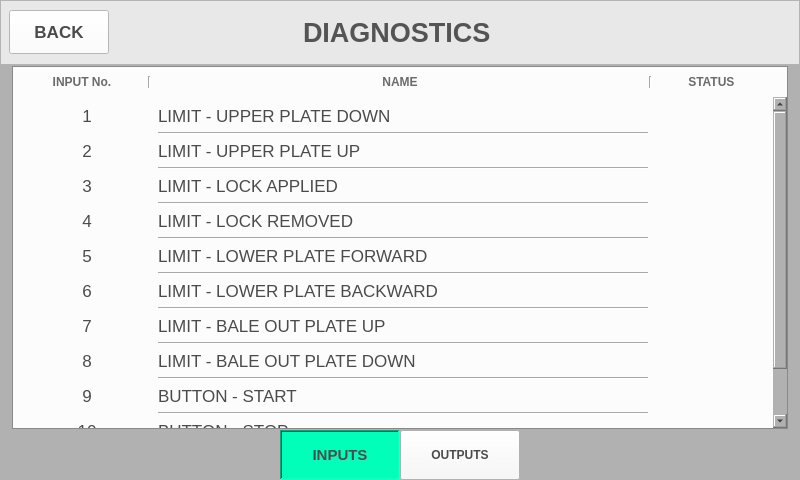
<?xml version="1.0" encoding="UTF-8"?>
<ui version="4.0">
 <class>MainWindow</class>
 <widget class="QMainWindow" name="MainWindow">
  <property name="geometry">
   <rect>
    <x>0</x>
    <y>0</y>
    <width>800</width>
    <height>480</height>
   </rect>
  </property>
  <property name="minimumSize">
   <size>
    <width>800</width>
    <height>480</height>
   </size>
  </property>
  <property name="maximumSize">
   <size>
    <width>800</width>
    <height>480</height>
   </size>
  </property>
  <property name="cursor">
   <cursorShape>BlankCursor</cursorShape>
  </property>
  <property name="windowTitle">
   <string>MainWindow</string>
  </property>
  <property name="styleSheet">
   <string notr="true">background-color: rgb(177, 177, 177);</string>
  </property>
  <widget class="QWidget" name="centralwidget">
   <layout class="QVBoxLayout" name="verticalLayout">
    <property name="spacing">
     <number>1</number>
    </property>
    <property name="leftMargin">
     <number>0</number>
    </property>
    <property name="topMargin">
     <number>0</number>
    </property>
    <property name="rightMargin">
     <number>0</number>
    </property>
    <property name="bottomMargin">
     <number>0</number>
    </property>
    <item>
     <widget class="QFrame" name="top_frame">
      <property name="minimumSize">
       <size>
        <width>0</width>
        <height>65</height>
       </size>
      </property>
      <property name="maximumSize">
       <size>
        <width>16777215</width>
        <height>65</height>
       </size>
      </property>
      <property name="styleSheet">
       <string notr="true">background-color: rgb(232, 232, 232);</string>
      </property>
      <property name="frameShape">
       <enum>QFrame::StyledPanel</enum>
      </property>
      <property name="frameShadow">
       <enum>QFrame::Raised</enum>
      </property>
      <layout class="QHBoxLayout" name="horizontalLayout">
       <property name="spacing">
        <number>194</number>
       </property>
       <property name="leftMargin">
        <number>8</number>
       </property>
       <property name="topMargin">
        <number>0</number>
       </property>
       <property name="rightMargin">
        <number>0</number>
       </property>
       <property name="bottomMargin">
        <number>0</number>
       </property>
       <item>
        <widget class="QPushButton" name="btn_back">
         <property name="minimumSize">
          <size>
           <width>100</width>
           <height>44</height>
          </size>
         </property>
         <property name="maximumSize">
          <size>
           <width>100</width>
           <height>44</height>
          </size>
         </property>
         <property name="font">
          <font>
           <pointsize>13</pointsize>
           <weight>75</weight>
           <bold>true</bold>
          </font>
         </property>
         <property name="styleSheet">
          <string notr="true">QPushButton{
	background-color: rgb(255, 255, 255);
	color: rgb(75, 75, 75);
}

QPushButton:pressed{
	background-color : blue;
}</string>
         </property>
         <property name="text">
          <string>BACK</string>
         </property>
         <property name="icon">
          <iconset>
           <normaloff>../Assets/Icons/back.png</normaloff>../Assets/Icons/back.png</iconset>
         </property>
         <property name="iconSize">
          <size>
           <width>30</width>
           <height>20</height>
          </size>
         </property>
        </widget>
       </item>
       <item>
        <widget class="QLabel" name="label">
         <property name="font">
          <font>
           <pointsize>20</pointsize>
           <weight>75</weight>
           <bold>true</bold>
          </font>
         </property>
         <property name="styleSheet">
          <string notr="true">color: rgb(84, 84, 84);</string>
         </property>
         <property name="text">
          <string>DIAGNOSTICS</string>
         </property>
        </widget>
       </item>
      </layout>
     </widget>
    </item>
    <item>
     <widget class="QFrame" name="midOuter_frame">
      <property name="frameShape">
       <enum>QFrame::NoFrame</enum>
      </property>
      <property name="frameShadow">
       <enum>QFrame::Sunken</enum>
      </property>
      <layout class="QVBoxLayout" name="verticalLayout_2">
       <property name="spacing">
        <number>10</number>
       </property>
       <property name="leftMargin">
        <number>12</number>
       </property>
       <property name="topMargin">
        <number>0</number>
       </property>
       <property name="rightMargin">
        <number>12</number>
       </property>
       <property name="bottomMargin">
        <number>0</number>
       </property>
       <item>
        <widget class="QFrame" name="frame_5">
         <property name="minimumSize">
          <size>
           <width>0</width>
           <height>20</height>
          </size>
         </property>
         <property name="frameShape">
          <enum>QFrame::StyledPanel</enum>
         </property>
         <property name="frameShadow">
          <enum>QFrame::Raised</enum>
         </property>
         <layout class="QVBoxLayout" name="verticalLayout_3">
          <property name="spacing">
           <number>0</number>
          </property>
          <property name="leftMargin">
           <number>0</number>
          </property>
          <property name="topMargin">
           <number>0</number>
          </property>
          <property name="rightMargin">
           <number>0</number>
          </property>
          <property name="bottomMargin">
           <number>0</number>
          </property>
          <item>
           <widget class="QFrame" name="frame">
            <property name="minimumSize">
             <size>
              <width>0</width>
              <height>30</height>
             </size>
            </property>
            <property name="font">
             <font>
              <weight>75</weight>
              <bold>true</bold>
             </font>
            </property>
            <property name="styleSheet">
             <string notr="true">background-color: rgb(252, 252, 252);</string>
            </property>
            <property name="frameShape">
             <enum>QFrame::NoFrame</enum>
            </property>
            <property name="frameShadow">
             <enum>QFrame::Raised</enum>
            </property>
            <layout class="QHBoxLayout" name="horizontalLayout_2">
             <item>
              <widget class="QLabel" name="label_2">
               <property name="maximumSize">
                <size>
                 <width>120</width>
                 <height>16777215</height>
                </size>
               </property>
               <property name="font">
                <font>
                 <weight>75</weight>
                 <bold>true</bold>
                </font>
               </property>
               <property name="styleSheet">
                <string notr="true">color: rgb(107, 107, 107);</string>
               </property>
               <property name="text">
                <string>INPUT No.</string>
               </property>
               <property name="alignment">
                <set>Qt::AlignCenter</set>
               </property>
              </widget>
             </item>
             <item>
              <widget class="Line" name="line">
               <property name="orientation">
                <enum>Qt::Vertical</enum>
               </property>
              </widget>
             </item>
             <item>
              <widget class="QLabel" name="label_3">
               <property name="font">
                <font>
                 <weight>75</weight>
                 <bold>true</bold>
                </font>
               </property>
               <property name="styleSheet">
                <string notr="true">color: rgb(107, 107, 107);</string>
               </property>
               <property name="text">
                <string>NAME</string>
               </property>
               <property name="alignment">
                <set>Qt::AlignCenter</set>
               </property>
              </widget>
             </item>
             <item>
              <widget class="Line" name="line_2">
               <property name="orientation">
                <enum>Qt::Vertical</enum>
               </property>
              </widget>
             </item>
             <item>
              <widget class="QLabel" name="label_4">
               <property name="maximumSize">
                <size>
                 <width>120</width>
                 <height>16777215</height>
                </size>
               </property>
               <property name="font">
                <font>
                 <weight>75</weight>
                 <bold>true</bold>
                </font>
               </property>
               <property name="styleSheet">
                <string notr="true">color: rgb(107, 107, 107);</string>
               </property>
               <property name="text">
                <string>STATUS    </string>
               </property>
               <property name="alignment">
                <set>Qt::AlignCenter</set>
               </property>
              </widget>
             </item>
            </layout>
           </widget>
          </item>
          <item>
           <widget class="QScrollArea" name="scrollArea">
            <property name="font">
             <font>
              <pointsize>13</pointsize>
             </font>
            </property>
            <property name="styleSheet">
             <string notr="true">background-color: rgb(252, 252, 252);</string>
            </property>
            <property name="frameShape">
             <enum>QFrame::NoFrame</enum>
            </property>
            <property name="verticalScrollBarPolicy">
             <enum>Qt::ScrollBarAlwaysOn</enum>
            </property>
            <property name="sizeAdjustPolicy">
             <enum>QAbstractScrollArea::AdjustToContents</enum>
            </property>
            <property name="widgetResizable">
             <bool>true</bool>
            </property>
            <widget class="QWidget" name="scrollAreaWidgetContents">
             <property name="geometry">
              <rect>
               <x>0</x>
               <y>0</y>
               <width>760</width>
               <height>443</height>
              </rect>
             </property>
             <layout class="QGridLayout" name="gridLayout">
              <item row="16" column="1">
               <widget class="QLabel" name="label_28">
                <property name="font">
                 <font>
                  <pointsize>13</pointsize>
                 </font>
                </property>
                <property name="styleSheet">
                 <string notr="true">color: rgb(75, 75, 75);</string>
                </property>
                <property name="text">
                 <string>BUTTON - START</string>
                </property>
               </widget>
              </item>
              <item row="14" column="0">
               <widget class="QLabel" name="label_27">
                <property name="font">
                 <font>
                  <pointsize>13</pointsize>
                 </font>
                </property>
                <property name="styleSheet">
                 <string notr="true">color: rgb(75, 75, 75);</string>
                </property>
                <property name="text">
                 <string>8</string>
                </property>
                <property name="alignment">
                 <set>Qt::AlignCenter</set>
                </property>
               </widget>
              </item>
              <item row="20" column="1">
               <widget class="QLabel" name="label_30">
                <property name="font">
                 <font>
                  <pointsize>13</pointsize>
                 </font>
                </property>
                <property name="styleSheet">
                 <string notr="true">color: rgb(75, 75, 75);</string>
                </property>
                <property name="text">
                 <string>BUTTON - BALE OUT PLATE DOWN</string>
                </property>
               </widget>
              </item>
              <item row="0" column="1">
               <widget class="QLabel" name="label_6">
                <property name="font">
                 <font>
                  <pointsize>13</pointsize>
                 </font>
                </property>
                <property name="styleSheet">
                 <string notr="true">color: rgb(75, 75, 75);</string>
                </property>
                <property name="text">
                 <string>LIMIT - UPPER PLATE DOWN</string>
                </property>
                <property name="alignment">
                 <set>Qt::AlignLeading|Qt::AlignLeft|Qt::AlignVCenter</set>
                </property>
               </widget>
              </item>
              <item row="10" column="1">
               <widget class="QLabel" name="label_20">
                <property name="font">
                 <font>
                  <pointsize>13</pointsize>
                 </font>
                </property>
                <property name="styleSheet">
                 <string notr="true">color: rgb(75, 75, 75);</string>
                </property>
                <property name="text">
                 <string>LIMIT - LOWER PLATE BACKWARD</string>
                </property>
               </widget>
              </item>
              <item row="6" column="2">
               <widget class="QLabel" name="inputIcon_4">
                <property name="text">
                 <string/>
                </property>
                <property name="pixmap">
                 <pixmap>../Assets/Icons/NoSignal.png</pixmap>
                </property>
                <property name="alignment">
                 <set>Qt::AlignCenter</set>
                </property>
               </widget>
              </item>
              <item row="5" column="1">
               <widget class="Line" name="line_5">
                <property name="orientation">
                 <enum>Qt::Horizontal</enum>
                </property>
               </widget>
              </item>
              <item row="4" column="1">
               <widget class="QLabel" name="label_11">
                <property name="font">
                 <font>
                  <pointsize>13</pointsize>
                 </font>
                </property>
                <property name="styleSheet">
                 <string notr="true">color: rgb(75, 75, 75);</string>
                </property>
                <property name="text">
                 <string>LIMIT - LOCK APPLIED</string>
                </property>
               </widget>
              </item>
              <item row="9" column="1">
               <widget class="Line" name="line_8">
                <property name="orientation">
                 <enum>Qt::Horizontal</enum>
                </property>
               </widget>
              </item>
              <item row="2" column="1">
               <widget class="QLabel" name="label_8">
                <property name="font">
                 <font>
                  <pointsize>13</pointsize>
                 </font>
                </property>
                <property name="styleSheet">
                 <string notr="true">color: rgb(75, 75, 75);</string>
                </property>
                <property name="text">
                 <string>LIMIT - UPPER PLATE UP</string>
                </property>
               </widget>
              </item>
              <item row="12" column="0">
               <widget class="QLabel" name="label_24">
                <property name="font">
                 <font>
                  <pointsize>13</pointsize>
                 </font>
                </property>
                <property name="styleSheet">
                 <string notr="true">color: rgb(75, 75, 75);</string>
                </property>
                <property name="text">
                 <string>7</string>
                </property>
                <property name="alignment">
                 <set>Qt::AlignCenter</set>
                </property>
               </widget>
              </item>
              <item row="12" column="2">
               <widget class="QLabel" name="inputIcon_7">
                <property name="text">
                 <string/>
                </property>
                <property name="pixmap">
                 <pixmap>../Assets/Icons/InputBtnPressed.png</pixmap>
                </property>
                <property name="alignment">
                 <set>Qt::AlignCenter</set>
                </property>
               </widget>
              </item>
              <item row="0" column="0">
               <widget class="QLabel" name="label_5">
                <property name="maximumSize">
                 <size>
                  <width>130</width>
                  <height>16777215</height>
                 </size>
                </property>
                <property name="font">
                 <font>
                  <pointsize>13</pointsize>
                 </font>
                </property>
                <property name="styleSheet">
                 <string notr="true">color: rgb(75, 75, 75);</string>
                </property>
                <property name="text">
                 <string>1</string>
                </property>
                <property name="alignment">
                 <set>Qt::AlignCenter</set>
                </property>
               </widget>
              </item>
              <item row="1" column="1">
               <widget class="Line" name="line_3">
                <property name="orientation">
                 <enum>Qt::Horizontal</enum>
                </property>
               </widget>
              </item>
              <item row="8" column="0">
               <widget class="QLabel" name="label_18">
                <property name="font">
                 <font>
                  <pointsize>13</pointsize>
                 </font>
                </property>
                <property name="styleSheet">
                 <string notr="true">color: rgb(75, 75, 75);</string>
                </property>
                <property name="text">
                 <string>5</string>
                </property>
                <property name="alignment">
                 <set>Qt::AlignCenter</set>
                </property>
               </widget>
              </item>
              <item row="2" column="2">
               <widget class="QLabel" name="inputIcon_2">
                <property name="minimumSize">
                 <size>
                  <width>110</width>
                  <height>0</height>
                 </size>
                </property>
                <property name="maximumSize">
                 <size>
                  <width>110</width>
                  <height>16777215</height>
                 </size>
                </property>
                <property name="text">
                 <string/>
                </property>
                <property name="pixmap">
                 <pixmap>../Assets/Icons/InputBtnPressed.png</pixmap>
                </property>
                <property name="alignment">
                 <set>Qt::AlignCenter</set>
                </property>
               </widget>
              </item>
              <item row="10" column="2">
               <widget class="QLabel" name="inputIcon_6">
                <property name="text">
                 <string/>
                </property>
                <property name="pixmap">
                 <pixmap>../Assets/Icons/NoSignal.png</pixmap>
                </property>
                <property name="alignment">
                 <set>Qt::AlignCenter</set>
                </property>
               </widget>
              </item>
              <item row="12" column="1">
               <widget class="QLabel" name="label_23">
                <property name="font">
                 <font>
                  <pointsize>13</pointsize>
                 </font>
                </property>
                <property name="styleSheet">
                 <string notr="true">color: rgb(75, 75, 75);</string>
                </property>
                <property name="text">
                 <string>LIMIT - BALE OUT PLATE UP</string>
                </property>
               </widget>
              </item>
              <item row="6" column="0">
               <widget class="QLabel" name="label_15">
                <property name="font">
                 <font>
                  <pointsize>13</pointsize>
                 </font>
                </property>
                <property name="styleSheet">
                 <string notr="true">color: rgb(75, 75, 75);</string>
                </property>
                <property name="text">
                 <string>4</string>
                </property>
                <property name="alignment">
                 <set>Qt::AlignCenter</set>
                </property>
               </widget>
              </item>
              <item row="6" column="1">
               <widget class="QLabel" name="label_14">
                <property name="font">
                 <font>
                  <pointsize>13</pointsize>
                 </font>
                </property>
                <property name="styleSheet">
                 <string notr="true">color: rgb(75, 75, 75);</string>
                </property>
                <property name="text">
                 <string>LIMIT - LOCK REMOVED</string>
                </property>
               </widget>
              </item>
              <item row="4" column="2">
               <widget class="QLabel" name="inputIcon_3">
                <property name="text">
                 <string/>
                </property>
                <property name="pixmap">
                 <pixmap>../Assets/Icons/InputBtnPressed.png</pixmap>
                </property>
                <property name="alignment">
                 <set>Qt::AlignCenter</set>
                </property>
               </widget>
              </item>
              <item row="13" column="1">
               <widget class="Line" name="line_10">
                <property name="orientation">
                 <enum>Qt::Horizontal</enum>
                </property>
               </widget>
              </item>
              <item row="19" column="1">
               <widget class="Line" name="line_12">
                <property name="orientation">
                 <enum>Qt::Horizontal</enum>
                </property>
               </widget>
              </item>
              <item row="7" column="1">
               <widget class="Line" name="line_6">
                <property name="orientation">
                 <enum>Qt::Horizontal</enum>
                </property>
               </widget>
              </item>
              <item row="10" column="0">
               <widget class="QLabel" name="label_21">
                <property name="font">
                 <font>
                  <pointsize>13</pointsize>
                 </font>
                </property>
                <property name="styleSheet">
                 <string notr="true">color: rgb(75, 75, 75);</string>
                </property>
                <property name="text">
                 <string>6</string>
                </property>
                <property name="alignment">
                 <set>Qt::AlignCenter</set>
                </property>
               </widget>
              </item>
              <item row="4" column="0">
               <widget class="QLabel" name="label_12">
                <property name="font">
                 <font>
                  <pointsize>13</pointsize>
                 </font>
                </property>
                <property name="styleSheet">
                 <string notr="true">color: rgb(75, 75, 75);</string>
                </property>
                <property name="text">
                 <string>3</string>
                </property>
                <property name="alignment">
                 <set>Qt::AlignCenter</set>
                </property>
               </widget>
              </item>
              <item row="8" column="2">
               <widget class="QLabel" name="inputIcon_5">
                <property name="text">
                 <string/>
                </property>
                <property name="pixmap">
                 <pixmap>../Assets/Icons/InputBtnPressed.png</pixmap>
                </property>
                <property name="alignment">
                 <set>Qt::AlignCenter</set>
                </property>
               </widget>
              </item>
              <item row="3" column="1">
               <widget class="Line" name="line_4">
                <property name="orientation">
                 <enum>Qt::Horizontal</enum>
                </property>
               </widget>
              </item>
              <item row="14" column="1">
               <widget class="QLabel" name="label_26">
                <property name="font">
                 <font>
                  <pointsize>13</pointsize>
                 </font>
                </property>
                <property name="styleSheet">
                 <string notr="true">color: rgb(75, 75, 75);</string>
                </property>
                <property name="text">
                 <string>LIMIT - BALE OUT PLATE DOWN</string>
                </property>
               </widget>
              </item>
              <item row="16" column="0">
               <widget class="QLabel" name="label_31">
                <property name="font">
                 <font>
                  <pointsize>13</pointsize>
                 </font>
                </property>
                <property name="styleSheet">
                 <string notr="true">color: rgb(75, 75, 75);</string>
                </property>
                <property name="text">
                 <string>9</string>
                </property>
                <property name="alignment">
                 <set>Qt::AlignCenter</set>
                </property>
               </widget>
              </item>
              <item row="17" column="1">
               <widget class="Line" name="line_11">
                <property name="orientation">
                 <enum>Qt::Horizontal</enum>
                </property>
               </widget>
              </item>
              <item row="2" column="0">
               <widget class="QLabel" name="label_9">
                <property name="font">
                 <font>
                  <pointsize>13</pointsize>
                 </font>
                </property>
                <property name="styleSheet">
                 <string notr="true">color: rgb(75, 75, 75);</string>
                </property>
                <property name="text">
                 <string>2</string>
                </property>
                <property name="alignment">
                 <set>Qt::AlignCenter</set>
                </property>
               </widget>
              </item>
              <item row="11" column="1">
               <widget class="Line" name="line_9">
                <property name="orientation">
                 <enum>Qt::Horizontal</enum>
                </property>
               </widget>
              </item>
              <item row="8" column="1">
               <widget class="QLabel" name="label_17">
                <property name="font">
                 <font>
                  <pointsize>13</pointsize>
                 </font>
                </property>
                <property name="styleSheet">
                 <string notr="true">color: rgb(75, 75, 75);</string>
                </property>
                <property name="text">
                 <string>LIMIT - LOWER PLATE FORWARD</string>
                </property>
               </widget>
              </item>
              <item row="18" column="0">
               <widget class="QLabel" name="label_32">
                <property name="font">
                 <font>
                  <pointsize>13</pointsize>
                 </font>
                </property>
                <property name="styleSheet">
                 <string notr="true">color: rgb(75, 75, 75);</string>
                </property>
                <property name="text">
                 <string>10</string>
                </property>
                <property name="alignment">
                 <set>Qt::AlignCenter</set>
                </property>
               </widget>
              </item>
              <item row="15" column="1">
               <widget class="Line" name="line_7">
                <property name="orientation">
                 <enum>Qt::Horizontal</enum>
                </property>
               </widget>
              </item>
              <item row="18" column="1">
               <widget class="QLabel" name="label_29">
                <property name="font">
                 <font>
                  <pointsize>13</pointsize>
                 </font>
                </property>
                <property name="styleSheet">
                 <string notr="true">color: rgb(75, 75, 75);</string>
                </property>
                <property name="text">
                 <string>BUTTON - STOP</string>
                </property>
               </widget>
              </item>
              <item row="20" column="0">
               <widget class="QLabel" name="label_33">
                <property name="font">
                 <font>
                  <pointsize>13</pointsize>
                 </font>
                </property>
                <property name="styleSheet">
                 <string notr="true">color: rgb(75, 75, 75);</string>
                </property>
                <property name="text">
                 <string>11</string>
                </property>
                <property name="alignment">
                 <set>Qt::AlignCenter</set>
                </property>
               </widget>
              </item>
              <item row="0" column="2">
               <widget class="QLabel" name="inputIcon_1">
                <property name="text">
                 <string/>
                </property>
                <property name="pixmap">
                 <pixmap>../Assets/Icons/NoSignal.png</pixmap>
                </property>
                <property name="alignment">
                 <set>Qt::AlignCenter</set>
                </property>
               </widget>
              </item>
              <item row="14" column="2">
               <widget class="QLabel" name="inputIcon_8">
                <property name="text">
                 <string/>
                </property>
                <property name="pixmap">
                 <pixmap>../Assets/Icons/InputBtnPressed.png</pixmap>
                </property>
                <property name="alignment">
                 <set>Qt::AlignCenter</set>
                </property>
               </widget>
              </item>
              <item row="16" column="2">
               <widget class="QLabel" name="inputIcon_9">
                <property name="text">
                 <string/>
                </property>
                <property name="pixmap">
                 <pixmap>../Assets/Icons/NoSignal.png</pixmap>
                </property>
                <property name="alignment">
                 <set>Qt::AlignCenter</set>
                </property>
               </widget>
              </item>
              <item row="18" column="2">
               <widget class="QLabel" name="inputIcon_10">
                <property name="text">
                 <string/>
                </property>
                <property name="pixmap">
                 <pixmap>../Assets/Icons/NoSignal.png</pixmap>
                </property>
                <property name="alignment">
                 <set>Qt::AlignCenter</set>
                </property>
               </widget>
              </item>
              <item row="20" column="2">
               <widget class="QLabel" name="inputIcon_11">
                <property name="text">
                 <string/>
                </property>
                <property name="pixmap">
                 <pixmap>../Assets/Icons/InputBtnPressed.png</pixmap>
                </property>
                <property name="alignment">
                 <set>Qt::AlignCenter</set>
                </property>
               </widget>
              </item>
             </layout>
            </widget>
           </widget>
          </item>
         </layout>
        </widget>
       </item>
      </layout>
     </widget>
    </item>
    <item>
     <widget class="QFrame" name="frame_2">
      <property name="minimumSize">
       <size>
        <width>0</width>
        <height>50</height>
       </size>
      </property>
      <property name="maximumSize">
       <size>
        <width>16777215</width>
        <height>60</height>
       </size>
      </property>
      <property name="frameShape">
       <enum>QFrame::NoFrame</enum>
      </property>
      <property name="frameShadow">
       <enum>QFrame::Raised</enum>
      </property>
      <layout class="QHBoxLayout" name="horizontalLayout_3">
       <property name="spacing">
        <number>0</number>
       </property>
       <property name="leftMargin">
        <number>0</number>
       </property>
       <property name="topMargin">
        <number>0</number>
       </property>
       <property name="rightMargin">
        <number>0</number>
       </property>
       <property name="bottomMargin">
        <number>0</number>
       </property>
       <item>
        <widget class="QFrame" name="frame_4">
         <property name="layoutDirection">
          <enum>Qt::RightToLeft</enum>
         </property>
         <property name="frameShape">
          <enum>QFrame::NoFrame</enum>
         </property>
         <property name="frameShadow">
          <enum>QFrame::Raised</enum>
         </property>
         <layout class="QGridLayout" name="gridLayout_2">
          <property name="leftMargin">
           <number>0</number>
          </property>
          <property name="topMargin">
           <number>0</number>
          </property>
          <property name="rightMargin">
           <number>0</number>
          </property>
          <property name="bottomMargin">
           <number>0</number>
          </property>
          <property name="spacing">
           <number>0</number>
          </property>
          <item row="0" column="0">
           <widget class="QLabel" name="label_38">
            <property name="minimumSize">
             <size>
              <width>0</width>
              <height>0</height>
             </size>
            </property>
            <property name="maximumSize">
             <size>
              <width>120</width>
              <height>16777215</height>
             </size>
            </property>
            <property name="font">
             <font>
              <pointsize>11</pointsize>
              <weight>75</weight>
              <bold>true</bold>
             </font>
            </property>
            <property name="styleSheet">
             <string notr="true">background-color: rgb(1, 255, 186);
color: rgb(75, 75, 75);</string>
            </property>
            <property name="frameShape">
             <enum>QFrame::WinPanel</enum>
            </property>
            <property name="frameShadow">
             <enum>QFrame::Sunken</enum>
            </property>
            <property name="text">
             <string>INPUTS</string>
            </property>
            <property name="alignment">
             <set>Qt::AlignCenter</set>
            </property>
           </widget>
          </item>
          <item row="0" column="1">
           <widget class="QLabel" name="label_39">
            <property name="text">
             <string/>
            </property>
           </widget>
          </item>
         </layout>
        </widget>
       </item>
       <item>
        <widget class="QFrame" name="frame_3">
         <property name="frameShape">
          <enum>QFrame::NoFrame</enum>
         </property>
         <property name="frameShadow">
          <enum>QFrame::Raised</enum>
         </property>
         <layout class="QGridLayout" name="gridLayout_3">
          <property name="leftMargin">
           <number>0</number>
          </property>
          <property name="topMargin">
           <number>0</number>
          </property>
          <property name="rightMargin">
           <number>0</number>
          </property>
          <property name="bottomMargin">
           <number>0</number>
          </property>
          <property name="spacing">
           <number>0</number>
          </property>
          <item row="0" column="0">
           <widget class="QPushButton" name="btn_outputs">
            <property name="sizePolicy">
             <sizepolicy hsizetype="Fixed" vsizetype="Preferred">
              <horstretch>0</horstretch>
              <verstretch>0</verstretch>
             </sizepolicy>
            </property>
            <property name="maximumSize">
             <size>
              <width>120</width>
              <height>16777215</height>
             </size>
            </property>
            <property name="font">
             <font>
              <weight>75</weight>
              <bold>true</bold>
             </font>
            </property>
            <property name="styleSheet">
             <string notr="true">QPushButton{
	color: rgb(75, 75, 75);
	background-color: rgb(248, 248, 248);
}

QPushButton:pressed{
	background-color : blue;
}</string>
            </property>
            <property name="text">
             <string>OUTPUTS</string>
            </property>
           </widget>
          </item>
          <item row="0" column="1">
           <widget class="QLabel" name="label_40">
            <property name="text">
             <string/>
            </property>
           </widget>
          </item>
         </layout>
        </widget>
       </item>
      </layout>
     </widget>
    </item>
   </layout>
  </widget>
 </widget>
 <resources/>
 <connections/>
</ui>
